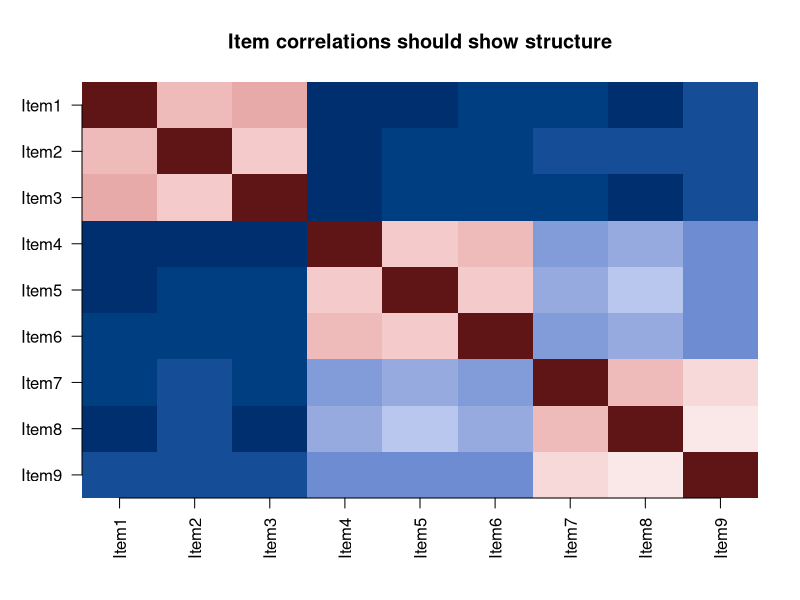
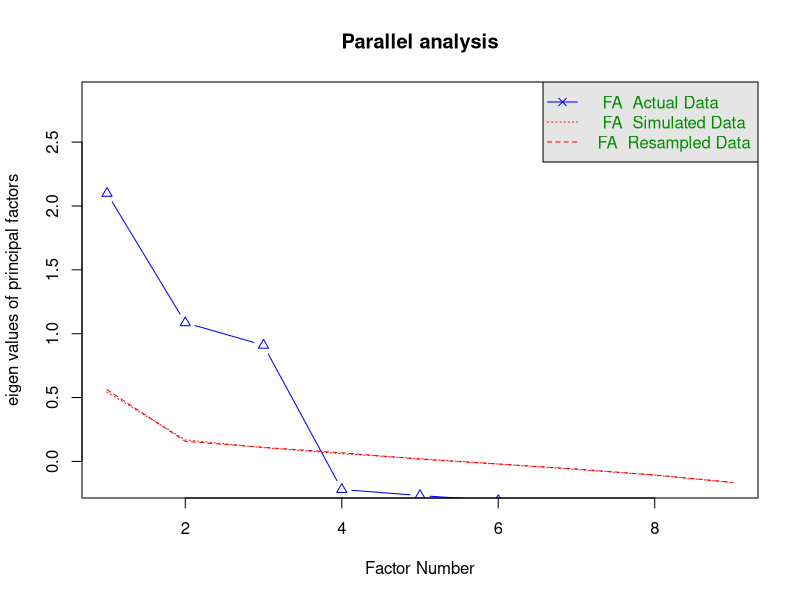

The R script that drew these images, in order:
## ---- chunk 1
knitr::opts_chunk$set(message = FALSE, warning = FALSE, fig.align = "center")
## ---- chunk 2
set.seed(343)
n <- 450

FactorCor <- matrix(
  c(1, -.35, -.20,
    -.35, 1, .30,
    -.20, .30, 1),
  nrow = 3
)

Latent <- MASS::mvrnorm(n, mu = c(0, 0, 0), Sigma = FactorCor)

Loadings <- matrix(0, nrow = 9, ncol = 3)
Loadings[1:3, 1] <- c(.82, .76, .70)
Loadings[4:6, 2] <- c(.80, .74, .68)
Loadings[7:9, 3] <- c(.78, .72, .66)

Items <- Latent %*% t(Loadings) + matrix(rnorm(n * 9, 0, .65), nrow = n)
Items <- as.data.frame(Items)
names(Items) <- paste0("Item", 1:9)
## ---- chunk 3
ItemCor <- cor(Items)
image(
  1:9, 1:9, t(ItemCor[9:1, ]),
  axes = FALSE, col = hcl.colors(30, "Blue-Red 3"),
  xlab = "", ylab = "", main = "Item correlations should show structure"
)
axis(1, at = 1:9, labels = names(Items), las = 2)
axis(2, at = 1:9, labels = rev(names(Items)), las = 2)
## ---- chunk 4
psych::fa.parallel(Items, fa = "fa", fm = "minres", n.iter = 50,
                   main = "Parallel analysis")
## ---- chunk 5
EFA.Model <- psych::fa(
  Items,
  nfactors = 3,
  fm = "minres",
  rotate = "oblimin"
)
print(EFA.Model$loadings, cutoff = .30)
